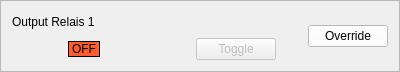
<?xml version="1.0" encoding="UTF-8"?>
<ui version="4.0">
 <class>OutputRelaisFrame</class>
 <widget class="QFrame" name="OutputRelaisFrame">
  <property name="geometry">
   <rect>
    <x>0</x>
    <y>0</y>
    <width>400</width>
    <height>72</height>
   </rect>
  </property>
  <property name="sizePolicy">
   <sizepolicy hsizetype="Preferred" vsizetype="Fixed">
    <horstretch>0</horstretch>
    <verstretch>0</verstretch>
   </sizepolicy>
  </property>
  <property name="windowTitle">
   <string>Frame</string>
  </property>
  <property name="frameShape">
   <enum>QFrame::StyledPanel</enum>
  </property>
  <property name="frameShadow">
   <enum>QFrame::Raised</enum>
  </property>
  <layout class="QVBoxLayout" name="verticalLayout">
   <item>
    <layout class="QGridLayout" name="gridLayout">
     <property name="sizeConstraint">
      <enum>QLayout::SetMaximumSize</enum>
     </property>
     <item row="0" column="0" colspan="5">
      <widget class="QLabel" name="labelName">
       <property name="text">
        <string>Output Relais 1</string>
       </property>
      </widget>
     </item>
     <item row="1" column="0">
      <spacer name="horizontalSpacer_2">
       <property name="orientation">
        <enum>Qt::Horizontal</enum>
       </property>
       <property name="sizeType">
        <enum>QSizePolicy::Fixed</enum>
       </property>
       <property name="sizeHint" stdset="0">
        <size>
         <width>50</width>
         <height>20</height>
        </size>
       </property>
      </spacer>
     </item>
     <item row="1" column="3">
      <widget class="QPushButton" name="buttonToggle">
       <property name="enabled">
        <bool>false</bool>
       </property>
       <property name="text">
        <string>Toggle</string>
       </property>
      </widget>
     </item>
     <item row="1" column="4">
      <spacer name="horizontalSpacer">
       <property name="orientation">
        <enum>Qt::Horizontal</enum>
       </property>
       <property name="sizeType">
        <enum>QSizePolicy::Fixed</enum>
       </property>
       <property name="sizeHint" stdset="0">
        <size>
         <width>20</width>
         <height>20</height>
        </size>
       </property>
      </spacer>
     </item>
     <item row="1" column="1">
      <widget class="QLabel" name="labelState">
       <property name="sizePolicy">
        <sizepolicy hsizetype="Fixed" vsizetype="Fixed">
         <horstretch>0</horstretch>
         <verstretch>0</verstretch>
        </sizepolicy>
       </property>
       <property name="styleSheet">
        <string notr="true">background-color: rgb(255, 93, 44);</string>
       </property>
       <property name="frameShape">
        <enum>QFrame::Box</enum>
       </property>
       <property name="text">
        <string>OFF</string>
       </property>
      </widget>
     </item>
     <item row="1" column="2">
      <spacer name="horizontalSpacer_3">
       <property name="orientation">
        <enum>Qt::Horizontal</enum>
       </property>
       <property name="sizeType">
        <enum>QSizePolicy::Expanding</enum>
       </property>
       <property name="sizeHint" stdset="0">
        <size>
         <width>40</width>
         <height>20</height>
        </size>
       </property>
      </spacer>
     </item>
     <item row="0" column="5" rowspan="2">
      <widget class="QPushButton" name="buttonOverride">
       <property name="styleSheet">
        <string notr="true">background-color: rgb(255, 255, 255);</string>
       </property>
       <property name="text">
        <string>Override</string>
       </property>
      </widget>
     </item>
    </layout>
   </item>
  </layout>
 </widget>
 <tabstops>
  <tabstop>buttonOverride</tabstop>
  <tabstop>buttonToggle</tabstop>
 </tabstops>
 <resources/>
 <connections/>
</ui>
